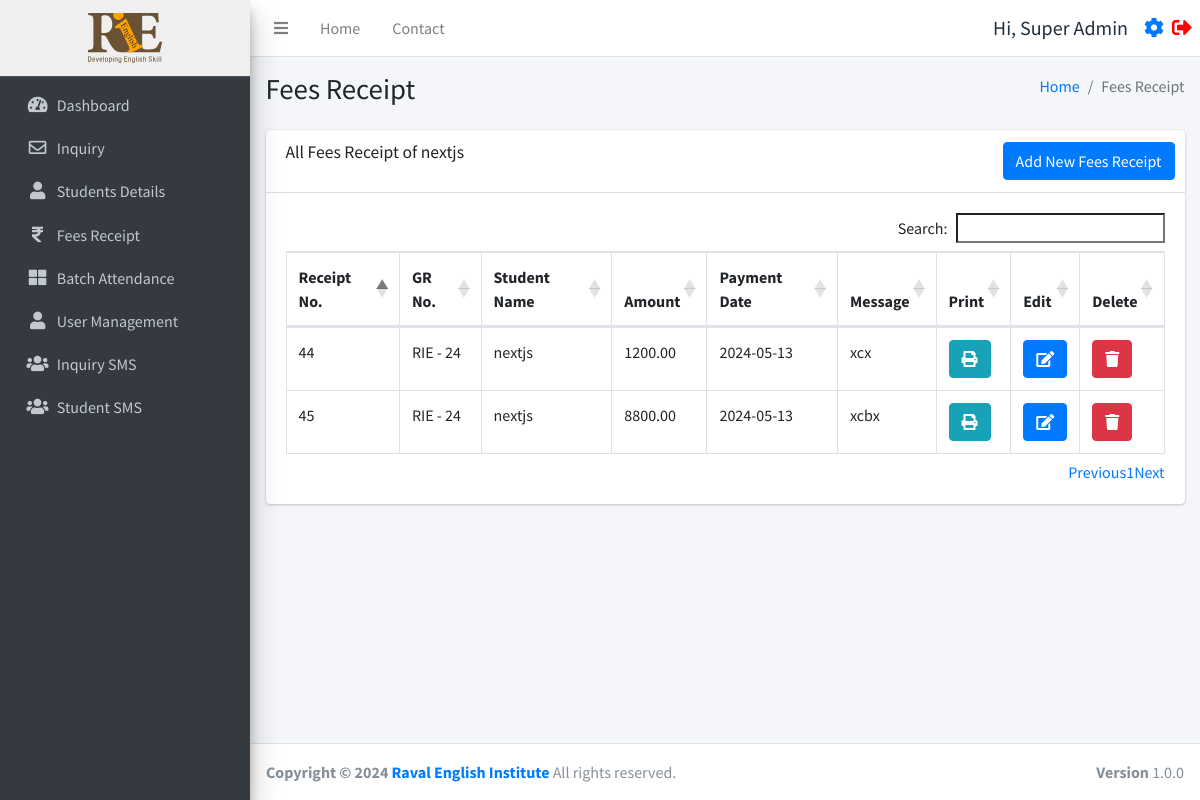
Page /fees_receipt.php?student_id=24 (signed in) on the earlier database version.
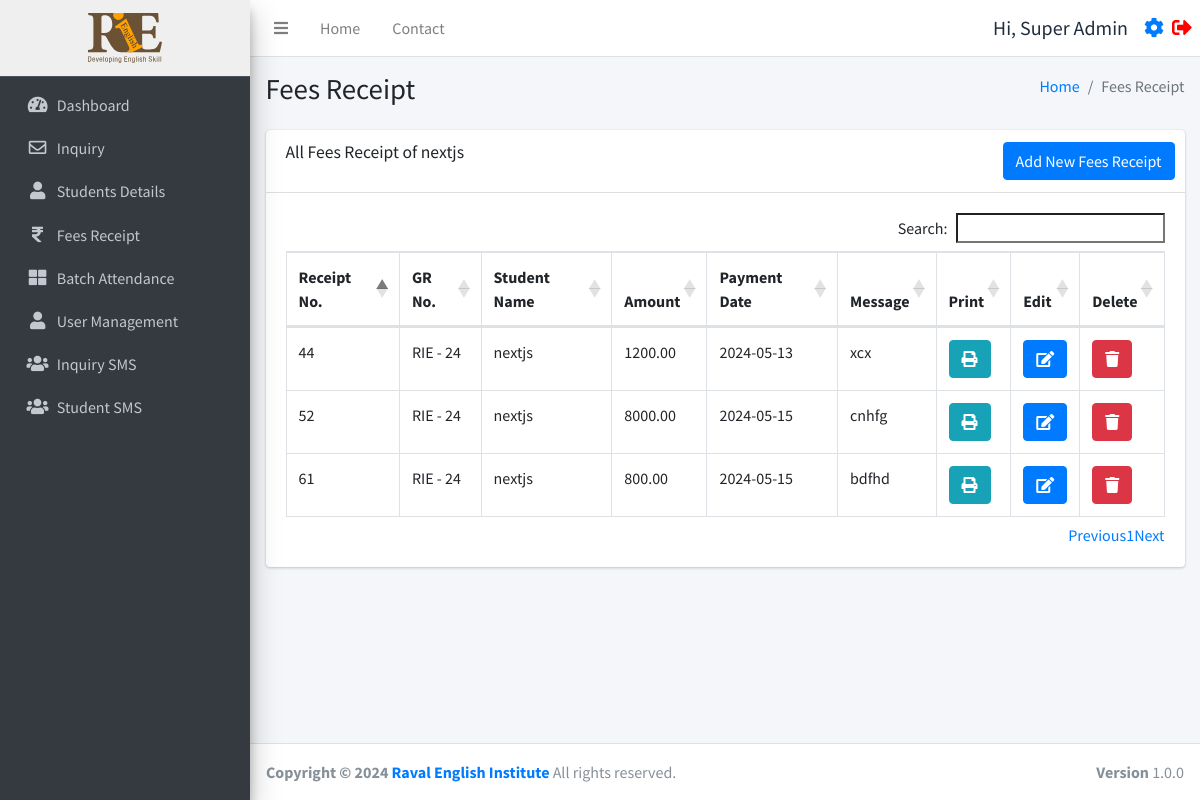
Same page on the later database version.
### tables this page shows
CREATE TABLE `users` (
  `id` int(11) NOT NULL,
  `username` varchar(255) NOT NULL,
  `fullname` varchar(255) NOT NULL,
  `email` varchar(255) NOT NULL,
  `mobile` varchar(15) NOT NULL,
  `password` varchar(255) NOT NULL,
  `status` int(11) NOT NULL,
  `created_at` timestamp NOT NULL DEFAULT current_timestamp()
);

CREATE TABLE `studentinfo` (
  `id` int(11) NOT NULL,
  `name` varchar(255) DEFAULT NULL,
  `batch` int(11) DEFAULT NULL,
  `batch_name` varchar(255) DEFAULT NULL,
  `father_name` varchar(255) DEFAULT NULL,
  `mother_name` varchar(255) DEFAULT NULL,
  `dob` date DEFAULT NULL,
  `gender` varchar(50) DEFAULT NULL,
  `mobile_number` varchar(15) DEFAULT NULL,
  `fee_status` int(10) DEFAULT 0,
  `profession` varchar(100) DEFAULT NULL,
  `address` varchar(255) DEFAULT NULL,
  `admission_time` date DEFAULT NULL,
  `due_date` date DEFAULT NULL,
  `created_at` datetime NOT NULL DEFAULT current_timestamp(),
  `pending_fees` int(10) DEFAULT 0,
  `discount` int(10) NOT NULL,
  `total_fees` int(11) NOT NULL,
  `paid_fees` int(11) NOT NULL,
  `father_number` varchar(50) NOT NULL,
  `home_number` varchar(50) NOT NULL,
  `reference` varchar(200) DEFAULT NULL,
  `father_profession` varchar(200) DEFAULT NULL,
  `workplace_address` varchar(255) DEFAULT NULL,
  `aadharcard_number` varchar(20) DEFAULT NULL,
  `joining_purpose` varchar(255) DEFAULT NULL,
  `extratime_daily` varchar(255) DEFAULT NULL
);

CREATE TABLE `receipt` (
  `id` int(11) NOT NULL,
  `student_id` int(11) NOT NULL,
  `amount` decimal(10,2) NOT NULL,
  `payment_date` date NOT NULL,
  `message` varchar(255) DEFAULT NULL,
  `created_at` timestamp NOT NULL DEFAULT current_timestamp()
);

### function.php (called while the page is built, shortened)
<?php
require_once('db.php');
function selectFromTable($tableName, $columns, $whereConditions) {
    global $db;
    try {
        $sql = "SELECT " . implode(', ', $columns) . " FROM $tableName";
        if (!empty($whereConditions)) {
            $sql .= " WHERE " . implode(' AND ', array_map(function ($col) {
                return "$col = :$col";
            }, array_keys($whereConditions)));
        }
        $stmt = $db->prepare($sql);
        foreach ($whereConditions as $col => $value) {
            $stmt->bindValue(":$col", $value);
        }
        $stmt->execute();
        return $stmt->fetchAll(PDO::FETCH_ASSOC);
    } catch (PDOException $e) {
        return false;
    }
}
?>

### fees_receipt.php (the view, shortened to what this page needs)
<!DOCTYPE html>
<html lang="en">
<head>
</head>
<?php
include ('./header.php');
require_once 'function.php';
$studentId = $_GET['student_id'] ?? null;
$studentName = "";
$receipts = [];
if ($studentId) {
  $studentInfo = selectFromTable('studentinfo', ['name'], ['id' => $studentId]);
  $studentName = $studentInfo[0]['name'] ?? "Unknown Student";
  $receipts = selectFromTable('receipt', ['id', 'student_id', 'amount', 'payment_date', 'message'], ['student_id' => $studentId]);
}
$isSuperAdmin = isset($_SESSION['user_status']) && $_SESSION['user_status'] === 'super_admin';
$isAdmin = isset($_SESSION['user_status']) && $_SESSION['user_status'] === 'admin';
?>
<div class="content-wrapper">
  <div class="content-header">
    <div class="container-fluid">
      <div class="row mb-2">
        <div class="col-sm-6">
          <h1 class="m-0">Fees Receipt</h1>
        </div>
        <div class="col-sm-6">
          <ol class="breadcrumb float-sm-right">
            <li class="breadcrumb-item"><a href="./dashboard.php">Home</a></li>
            <li class="breadcrumb-item active">Fees Receipt</li>
          </ol>
        </div>
      </div>
    </div>
  </div>
  <section class="content">
    <div class="container-fluid">
      <div class="row">
        <div class="col-12">
          <div class="card">
            <div class="card-header">
              <h3 class="card-title">All Fees Receipt of <?php echo htmlspecialchars($studentName); ?></h3>
              <div class="card-tools">
                <a href="./feesform.php?student_id=<?php echo htmlspecialchars($studentId); ?>"
                  class="btn btn-primary">Add New Fees Receipt</a>
              </div>
            </div>
            <div class="card-body">
              <div class="table-responsive">
                <table id="example1" class="table table-bordered">
                  <thead>
                    <tr>
                      <th>Receipt No.</th>
                      <th>GR No.</th>
                      <th>Student Name</th>
                      <th>Amount</th>
                      <th>Payment Date</th>
                      <th>Message</th>
                      <th>Print</th>
                      <?php if ($isSuperAdmin || $isAdmin): ?>
                        <th>Edit</th>
                      <?php endif; ?>
                      <?php if ($isSuperAdmin): ?>
                        <th>Delete</th>
                      <?php endif; ?>
                    </tr>
                  </thead>
                  <tbody>
                    <?php foreach ($receipts as $receipt): ?>
                      <tr>
                        <td><?php echo htmlspecialchars($receipt['id']); ?></td>
                        <td>RIE - <?php echo htmlspecialchars($receipt['student_id']); ?></td>
                        <td><?php echo htmlspecialchars($studentName); ?></td>
                        <td><?php echo htmlspecialchars($receipt['amount']); ?></td>
                        <td><?php echo htmlspecialchars($receipt['payment_date']); ?></td>
                        <td><?php echo htmlspecialchars($receipt['message']); ?></td>
                        <?php if ($isSuperAdmin || $isAdmin): ?>
                          <td><button class="btn btn-info" onclick="printPDF('<?php echo $receipt['id']; ?>')"><i
                                class="fas fa-print"></i></button></td>
                          <td><a href='javascript:void(0);' onclick="confirmEdit('<?php echo $receipt['id']; ?>')"
                              class='btn btn-primary'><i class='fas fa-edit'></i></a></td>
                        <?php endif; ?>
                        <?php if ($isSuperAdmin): ?>
                          <td><a href='javascript:void(0);' onclick="confirmDelete('<?php echo $receipt['id']; ?>')"
                              class='btn btn-danger'><i class='fas fa-trash'></i></a></td>
                        <?php endif; ?>
                      </tr>
                    <?php endforeach; ?>
                  </tbody>
                </table>
              </div>
            </div>
          </div>
        </div>
      </div>
    </div>
  </section>
</div>
<?php include ('./footer.php'); ?>

### header.php (shortened to what this page needs)
<?php
require_once 'db.php';
require_once ('function.php');
$user = selectFromTable('users', ['*'], ['id' => $_SESSION['user_id']]);
$user = $user[0];
$isFaculty = isset($_SESSION['user_status']) && $_SESSION['user_status'] === 'faculty';
$isAdmin = isset($_SESSION['user_status']) && $_SESSION['user_status'] === 'admin';
?>
<!DOCTYPE html>
<html lang="en">
<head>
  <link rel="stylesheet" href="./plugins/fontawesome-free/css/all.min.css">
  <link rel="stylesheet" href="https://code.ionicframework.com/ionicons/2.0.1/css/ionicons.min.css">
  <link rel="stylesheet" href="./plugins/icheck-bootstrap/icheck-bootstrap.min.css">
  <link rel="stylesheet" href="https://cdn.datatables.net/1.10.19/css/dataTables.bootstrap4.min.css">
  <link rel="stylesheet" href="./asset/css/adminlte.min.css">
  <link rel="stylesheet" href="./asset/css/style.css">
</head>
<body class="hold-transition sidebar-mini layout-fixed">
  <div class="wrapper">
    <nav class="main-header navbar navbar-expand navbar-white navbar-light sticky-top">
      <ul class="navbar-nav">
        <li class="nav-item">
          <a class="nav-link" data-widget="pushmenu" href="#" role="button"><i class="fas fa-bars"></i></a>
        </li>
        <li class="nav-item d-none d-sm-inline-block">
          <?php if ($_SESSION['user_status'] === 'faculty'): ?>
            <a href="./batch.php" class="nav-link">Batch</a>
          <?php else: ?>
            <a href="./dashboard.php" class="nav-link">Home</a>
          <?php endif; ?>
        </li>
        <li class="nav-item d-none d-sm-inline-block">
          <a href="#" class="nav-link">Contact</a>
        </li>
      </ul>
      <ul class="navbar-nav ml-auto">
        <li class="nav-item d-flex align-items-center">
          <span class="mr-3" style="font-size:20px;">Hi, <?php echo $user['fullname']; ?></span>
          <a href="./profile.php" style="font-size:20px;" class="d-block mr-2"><i class="fas fa-cog"></i></a>
          <a href="./logout.php" style="font-size:20px;"><i class="fas fa-sign-out-alt" style="color:red"></i></a>
        </li>
      </ul>
    </nav>
    <aside class="main-sidebar sidebar-dark-primary elevation-4">
      <?php if ($_SESSION['user_status'] === 'faculty'): ?>
        <a href="./batch.php" class="brand-link" style="text-align:center;background:#efefef;">
        <?php else: ?>
          <a href="./dashboard.php" class="brand-link" style="text-align:center;background:#efefef;">
          <?php endif; ?>
          <img src="./asset/img/logo.svg" alt="RIE logo Logo" style="height:50px;">
        </a>
        <div class="sidebar">
          <nav class="mt-2">
            <ul class="nav nav-pills nav-sidebar flex-column" data-widget="treeview" role="menu" data-accordion="false">
              <?php if (!$isFaculty): ?>
                <li class="nav-item">
                  <a href="./dashboard.php" class="nav-link
            <?php if (strpos($_SERVER['REQUEST_URI'], 'dashboard.php') !== false) {
              echo "active";
            } ?>">
                    <i class="nav-icon fas fa-tachometer-alt"></i>
                    <p>
                      Dashboard
                    </p>
                  </a>
                </li>
                <li class="nav-item">
                  <a href="./inquiry.php" class="nav-link
            <?php if (strpos($_SERVER['REQUEST_URI'], 'inquiry.php') !== false) {
              echo "active";
            } ?>">
                    <i class="nav-icon far fa-envelope"></i>
                    <p>
                      Inquiry
                    </p>
                  </a>
                <li class="nav-item">
                  <a href="./studentsdetails.php" class="nav-link
            <?php if (strpos($_SERVER['REQUEST_URI'], 'studentsdetails.php') !== false) {
              echo "active";
            } ?>">
                    <i class="nav-icon fas fa-user"></i>
                    <p>
                      Students Details
                    </p>
                  </a>
                </li>
                <li class="nav-item">
                  <a href="./fees.php" class="nav-link
            <?php if (strpos($_SERVER['REQUEST_URI'], 'fees.php') !== false) {
              echo "active";
            } ?>">
                    <i class="nav-icon fas fa-rupee-sign"></i>
                    <p>
                      Fees Receipt
                    </p>
                  </a>
                </li>
              <?php endif; ?>
              <li class="nav-item">
                <a href="./batch.php" class="nav-link
            <?php if (strpos($_SERVER['REQUEST_URI'], 'batch.php') !== false) {
              echo "active";
            } ?>">
                  <i class="nav-icon fas fa-th-large"></i>
                  <p>
                    Batch Attendance
                  </p>
                </a>
              </li>
              <?php if (!$isFaculty && !$isAdmin): ?>
                <li class="nav-item">
                  <a href="./user_management.php" class="nav-link
            <?php if (strpos($_SERVER['REQUEST_URI'], 'user_management.php') !== false) {
              echo "active";
            } ?>">
                    <i class="nav-icon fas fa-user"></i>
                    <p>
                      User Management
                    </p>
                  </a>
                </li>
              <?php endif; ?>
              <?php if (!$isFaculty): ?>
                <li class="nav-item">
                  <a href="./inquirysms.php" class="nav-link
            <?php if (strpos($_SERVER['REQUEST_URI'], 'inquirysms.php') !== false) {
              echo "active";
            } ?>">
                    <i class="nav-icon fas fa-users"></i>
                    <p>
                      Inquiry SMS
                    </p>
                  </a>
                </li>
                <li class="nav-item">
                  <a href="./studentsms.php" class="nav-link
            <?php if (strpos($_SERVER['REQUEST_URI'], 'studentsms.php') !== false) {
              echo "active";
            } ?>">
                    <i class="nav-icon fas fa-users"></i>
                    <p>
                      Student SMS
                    </p>
                  </a>
                </li>
              <?php endif; ?>
            </ul>
          </nav>
        </div>
    </aside>

### footer.php (shortened to what this page needs)
</div>
<footer class="main-footer">
    <strong>Copyright &copy; 2024 <a href="https://ravalenglishinstitute.com/" target="_blank">Raval English Institute</a></strong>
    All rights reserved.
    <div class="float-right d-none d-sm-inline-block">
      <b>Version</b> 1.0.0
    </div>
  </footer>
</body>
</html>

### header.php (style rules this page uses)
table thead tr { border: 2px solid #dee2e6 }
table thead { position: sticky; top: 0; background-color: white; }

Differences in the rows shown:
removed receipt: id "45", student "24", student.name "nextjs", amount "8800.00", payment_date "2024-05-13", message "xcbx"
added receipt: id "52", student "24", student.name "nextjs", amount "8000.00", payment_date "2024-05-15", message "cnhfg"
added receipt: id "61", student "24", student.name "nextjs", amount "800.00", payment_date "2024-05-15", message "bdfhd"
